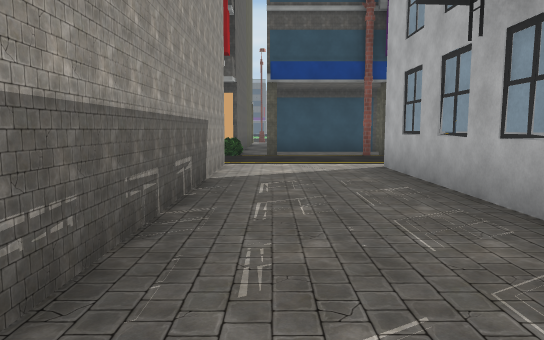
view 1 (above)

24 first-person views from a walk through a scene from a Unity 3-D project. The camera is 1.3 m above the floor, tilts 6° down and sees 70° across. The floor is counted in squares, 2 m on a side. Each view is taken from the middle of a square. On the plan, view 1 faces up. The plan holds only what a view shows up to about 11 squares ahead; the rest is blank. The place goes on beyond the plan. The player character is not drawn. Some surface patterns are stand-ins.

view 2
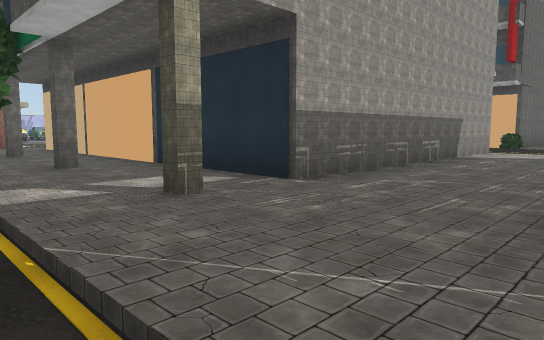

view 3
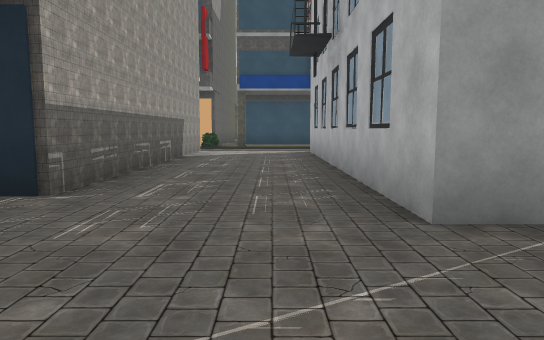

view 4
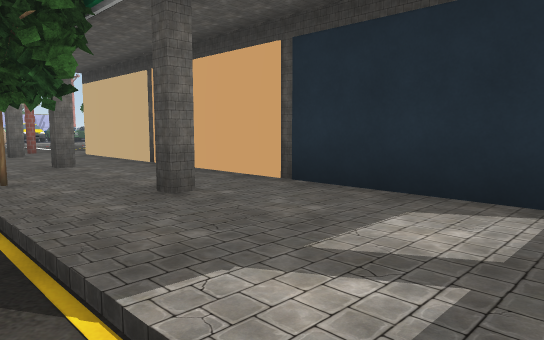

view 5
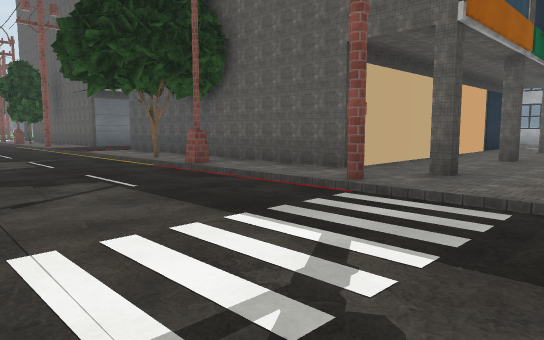

view 6
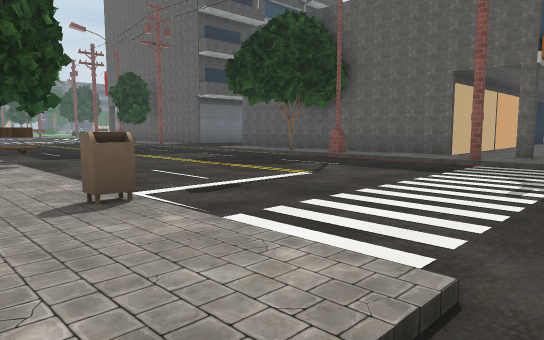

view 7
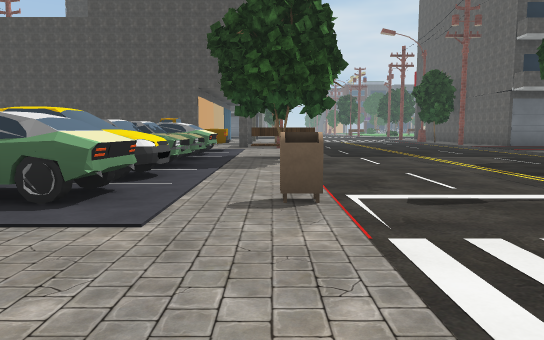

view 8
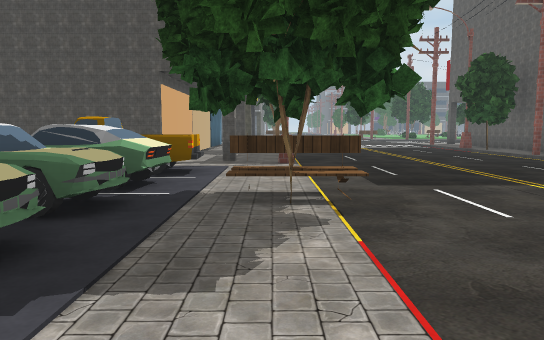

view 9
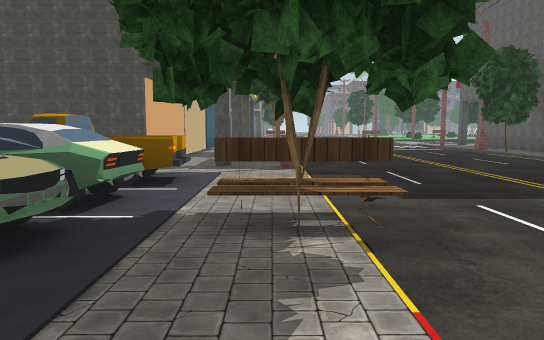

view 10
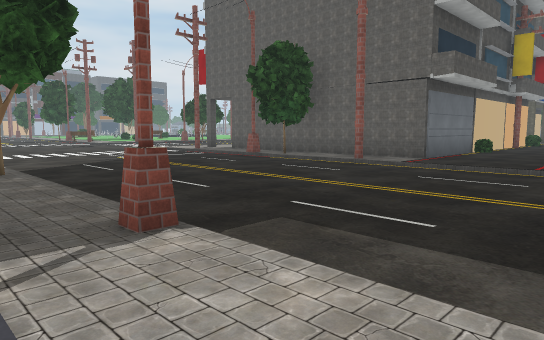

view 11
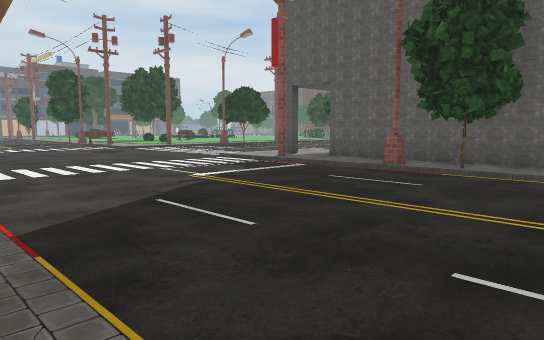

view 12
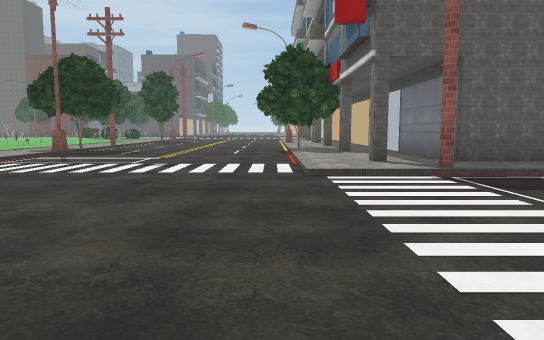

view 13
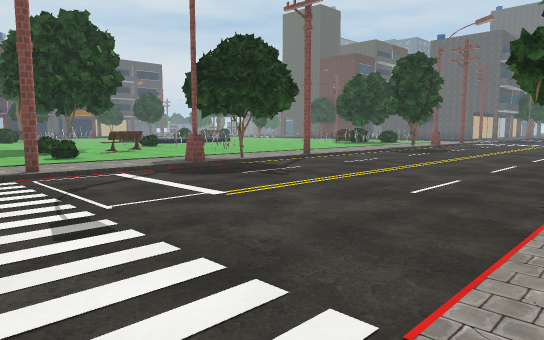

view 14
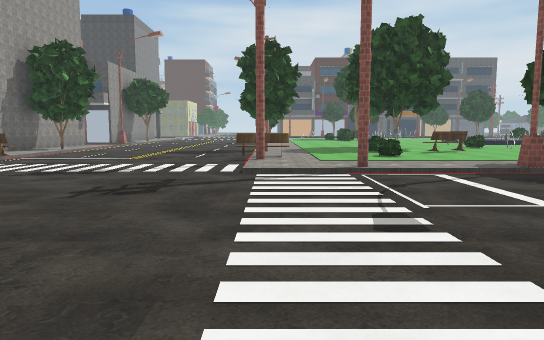

view 15
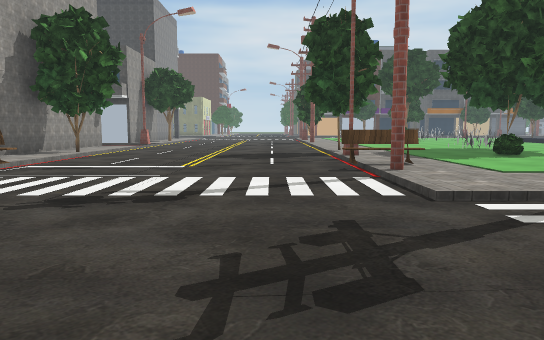

view 16
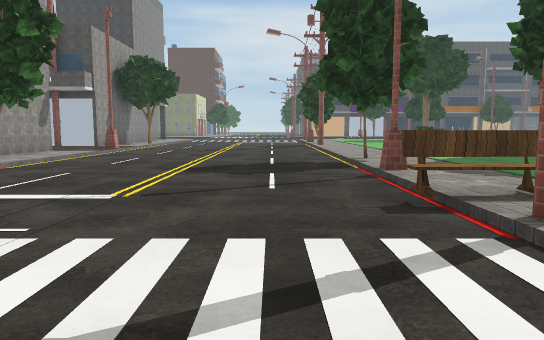

view 17
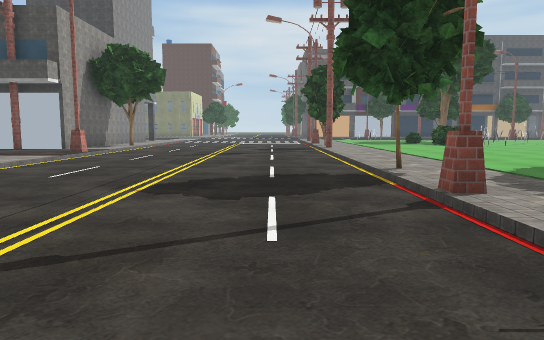

view 18
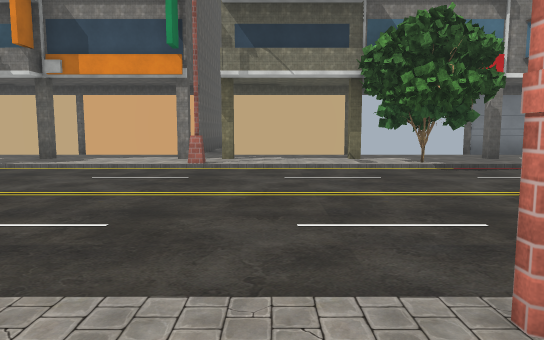

view 19
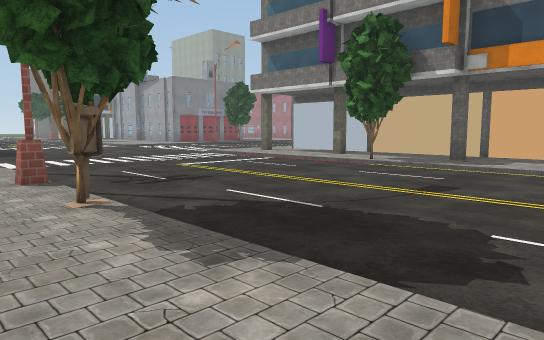

view 20
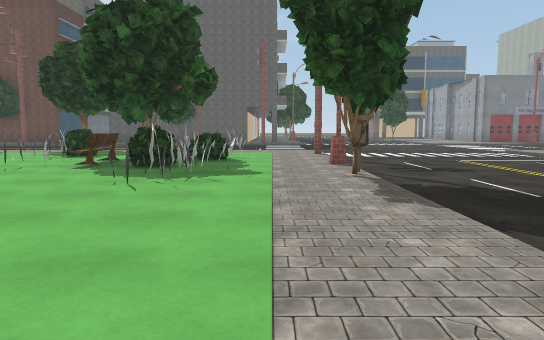

view 21
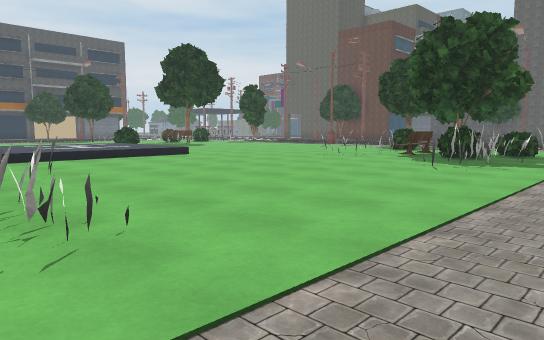

view 22
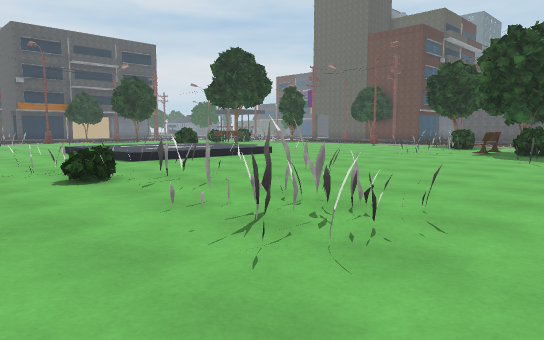

view 23
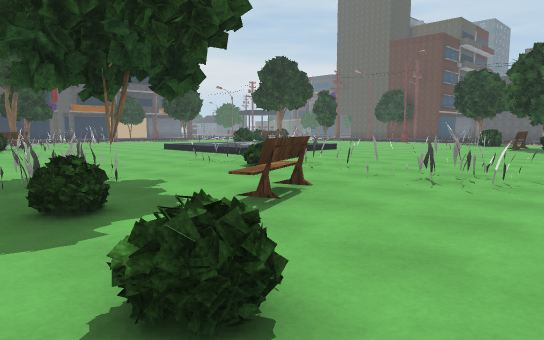

view 24
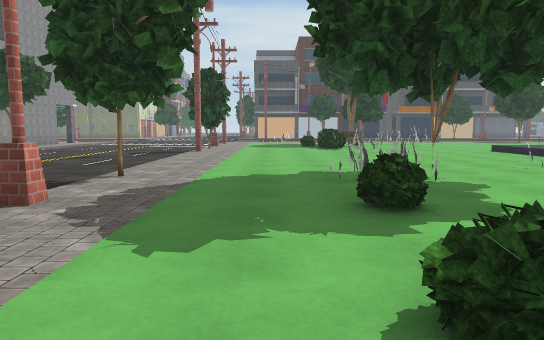

### Floor plan
Key: @ floor where view 1 was taken; # wall or solid block; x gap in a wall; . main floor; : floor 0.25 m higher than the main floor; + floor 0.75 m higher than the main floor; = window, fence, low wall or low ledge; O other object.
Columns run from 20 left of view 1 to 9 right of it. Each row starts with its distance up from view 1.
 38 ##:......:::::::::+++
 37 :::......:::::::::++++
 36  :#......:::::::::++++
 35  #:......:::::::::++++:
 34  #:......:::::::::::::::    ::
 33  #:......O:::=::::::::::: ::#=
 32  #O......:::=O::O:::::::##=O::
 31  #:......::::::::::::::: #:#O:
 30  #:......#::OOO:##:::::::OOO
 29   :......::::O::##:::::##OO#=
 28   OO.....O::O::::::::::##:O:::
 27    ......:::::::::::::::::::::
 26     .....::#:#:O:#:::::OO#::::
 25      .........................
 24     ..........................
 23     ..........................
 22     ..........................
 21     ..........................
 20    ...........................
 19    ......::::::OO::::::::O:::
 18    ......:#::#::x::##::#::#:
 17    ......:#################
 16    ......:#
 15    ......:#
 14   :......##
 13 # O......O#
 12 #::......:#
 11 #::......:#        ##
 10 #::......:####     O#:##
  9 #::......::::O     ::::
  8 ::#......:::::     ::::OOO
  7 OO:......:#        #:::#O#
  6 O::......:#        #::##
  5 OOOO.....:#        #::#
  4 OO:......O#        #::#
  3 OO:......:#        #::#
  2 O::......:#        #::#
  1 OO:......:#        #::#
  0 OOO......:##########@:#
 -1 :::......:#::::::::::::x
 -2  ::......:::::O::::::::
 -3  ........       .......

Positions as (right, up) in squares from view 1, and headings:
1: (0, 0), facing up
2: (2, -3), facing up-left
3: (1, -3), facing up
4: (-1, -3), facing up-left
5: (-15, -3), facing up-right
6: (-19, -3), facing up-right
7: (-18, -3), facing up
8: (-18, 1), facing up
9: (-18, 2), facing up
10: (-19, 6), facing up-right
11: (-18, 11), facing up-right
12: (-17, 20), facing right
13: (-11, 19), facing up-right
14: (-11, 19), facing up
15: (-13, 22), facing up
16: (-13, 25), facing up
17: (-13, 27), facing up
18: (-2, 27), facing down
19: (0, 27), facing down-right
20: (-2, 27), facing right
21: (-4, 26), facing up-right
22: (-6, 27), facing up-right
23: (-9, 27), facing up-right
24: (-9, 27), facing up
